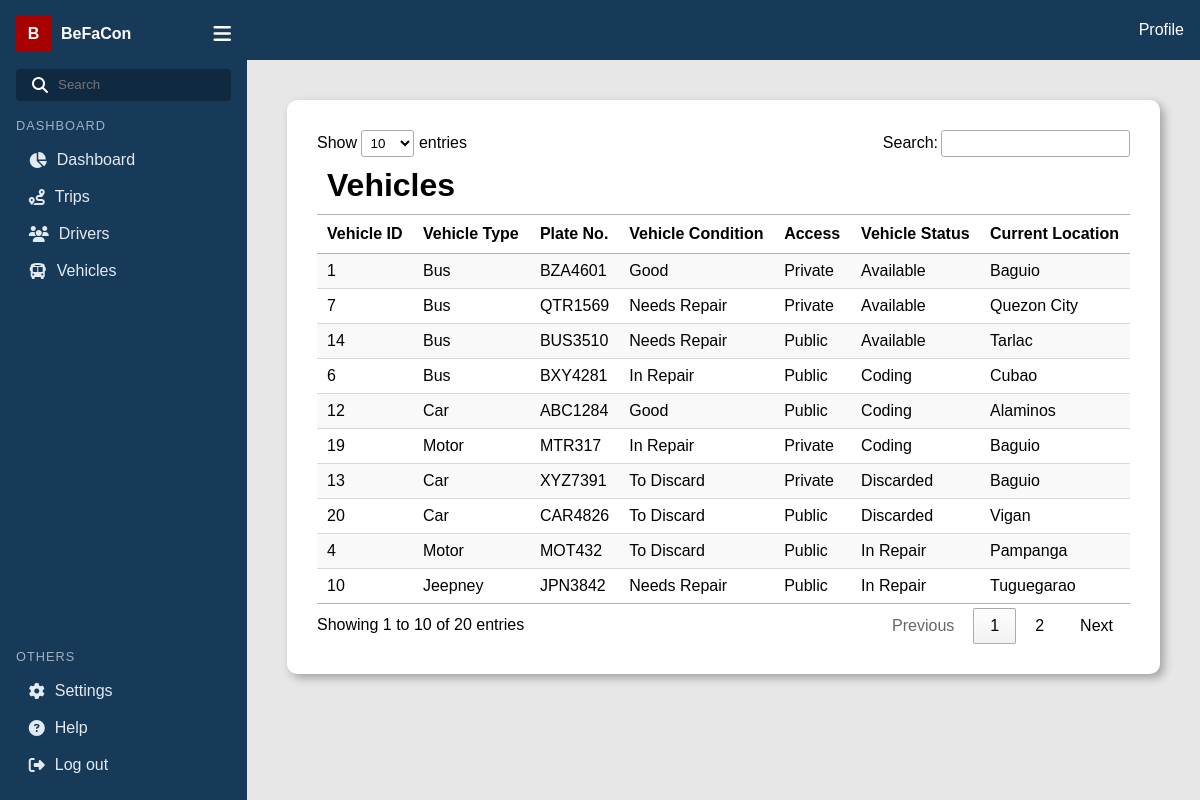
The app's page /legacy/index.php?page=vehicles (signed in) with its own data.
### tables this page shows
CREATE TABLE `vehicle_info` (
  `vehicle_id` int(11) NOT NULL,
  `vehicle_type_id` int(11) NOT NULL,
  `plate_no` varchar(8) NOT NULL,
  `vehicle_condition_id` int(11) NOT NULL,
  `access_id` int(11) NOT NULL
);

CREATE TABLE `vehicle_type_data` (
  `vehicle_type_id` int(11) NOT NULL,
  `vehicle_type` varchar(50) NOT NULL
);

CREATE TABLE `vehicle_condition_data` (
  `vehicle_condition_id` int(11) NOT NULL,
  `vehicle_condition` varchar(50) NOT NULL
);

CREATE TABLE `access_data` (
  `access_id` int(11) NOT NULL,
  `access_type` varchar(50) NOT NULL
);

CREATE TABLE `vehicle_status_data` (
  `vehicle_status_id` int(11) NOT NULL,
  `vehicle_status` varchar(50) NOT NULL
);

CREATE TABLE `vehicle_location_info` (
  `vehicle_id` int(11) NOT NULL,
  `vehicle_status_id` int(11) NOT NULL,
  `current_location` varchar(100) NOT NULL
);

### legacy/partials/vehicles.php (the view, shortened to what this page needs)
<div class="table-content">
        <table id="vehicles" class="display">
            <thead>
                <tr>
                    <th colspan="7" id="table-title"><h1>Vehicles</h1></th>
                </tr>
                <tr>
                    <th>Vehicle ID</th>
                    <th>Vehicle Type</th>
                    <th>Plate No.</th>
                    <th>Vehicle Condition</th>
                    <th>Access</th>
                    <th>Vehicle Status</th>
                    <th>Current Location</th>
                </tr>
            </thead>
            <tbody>
    <?php
        $sql = "
            SELECT
                v.vehicle_id,
                vt.vehicle_type,
                v.plate_no,
                vc.vehicle_condition,
                ad.access_type,
                vs.vehicle_status,
                vl.current_location
            FROM vehicle_info AS v
            JOIN vehicle_type_data AS vt
                ON v.vehicle_type_id = vt.vehicle_type_id
            JOIN vehicle_condition_data AS vc
                ON v.vehicle_condition_id = vc.vehicle_condition_id
            JOIN access_data as ad
                ON v.access_id = ad.access_id
            JOIN vehicle_location_info AS vl
                ON v.vehicle_id = vl.vehicle_id
            JOIN vehicle_status_data AS vs
                ON vl.vehicle_status_id = vs.vehicle_status_id
        ";
        $result = $connection->query($sql);
        while ($row = $result->fetch_assoc()) {
            echo "<tr>
                    <td>{$row['vehicle_id']}</td>
                    <td>{$row['vehicle_type']}</td>
                    <td>{$row['plate_no']}</td>
                    <td>{$row['vehicle_condition']}</td>
                    <td>{$row['access_type']}</td>
                    <td>{$row['vehicle_status']}</td>
                    <td>{$row['current_location']}</td>
                  </tr>";
        }
    ?>
            </tbody>
        </table>
</div>

### legacy/style.css (style rules this page uses)
* { margin: 0; padding: 0; box-sizing: border-box; font-family: Arial, Helvetica, sans-serif; }
body { display: flex; height: 100vh; background-color: #ffffff; }
.table-content { background-color: #ffffff; width: 100%; max-width: 1600px; padding: 30px; border-radius: 10px; box-shadow: 4px 4px 10px rgba(0, 0, 0, 0.3); box-sizing: border-box; overflow-x: auto; }

### records on screen
vehicle_info: vehicle_id "1", vehicle_type.vehicle_type "Bus", plate_no "BZA4601", vehicle_condition.vehicle_condition "Good", access.access_type "Private", vehicle_status_data.vehicle_status "Available", vehicle_location_info.current_location "Baguio"
vehicle_info: vehicle_id "7", vehicle_type.vehicle_type "Bus", plate_no "QTR1569", vehicle_condition.vehicle_condition "Needs Repair", access.access_type "Private", vehicle_status_data.vehicle_status "Available", vehicle_location_info.current_location "Quezon City"
vehicle_info: vehicle_id "14", vehicle_type.vehicle_type "Bus", plate_no "BUS3510", vehicle_condition.vehicle_condition "Needs Repair", access.access_type "Public", vehicle_status_data.vehicle_status "Available", vehicle_location_info.current_location "Tarlac"
vehicle_info: vehicle_id "6", vehicle_type.vehicle_type "Bus", plate_no "BXY4281", vehicle_condition.vehicle_condition "In Repair", access.access_type "Public", vehicle_status_data.vehicle_status "Coding", vehicle_location_info.current_location "Cubao"
vehicle_info: vehicle_id "12", vehicle_type.vehicle_type "Car", plate_no "ABC1284", vehicle_condition.vehicle_condition "Good", access.access_type "Public", vehicle_status_data.vehicle_status "Coding", vehicle_location_info.current_location "Alaminos"
vehicle_info: vehicle_id "19", vehicle_type.vehicle_type "Motor", plate_no "MTR317", vehicle_condition.vehicle_condition "In Repair", access.access_type "Private", vehicle_status_data.vehicle_status "Coding", vehicle_location_info.current_location "Baguio"
vehicle_info: vehicle_id "13", vehicle_type.vehicle_type "Car", plate_no "XYZ7391", vehicle_condition.vehicle_condition "To Discard", access.access_type "Private", vehicle_status_data.vehicle_status "Discarded", vehicle_location_info.current_location "Baguio"
vehicle_info: vehicle_id "20", vehicle_type.vehicle_type "Car", plate_no "CAR4826", vehicle_condition.vehicle_condition "To Discard", access.access_type "Public", vehicle_status_data.vehicle_status "Discarded", vehicle_location_info.current_location "Vigan"
vehicle_info: vehicle_id "4", vehicle_type.vehicle_type "Motor", plate_no "MOT432", vehicle_condition.vehicle_condition "To Discard", access.access_type "Public", vehicle_status_data.vehicle_status "In Repair", vehicle_location_info.current_location "Pampanga"
vehicle_info: vehicle_id "10", vehicle_type.vehicle_type "Jeepney", plate_no "JPN3842", vehicle_condition.vehicle_condition "Needs Repair", access.access_type "Public", vehicle_status_data.vehicle_status "In Repair", vehicle_location_info.current_location "Tuguegarao"
